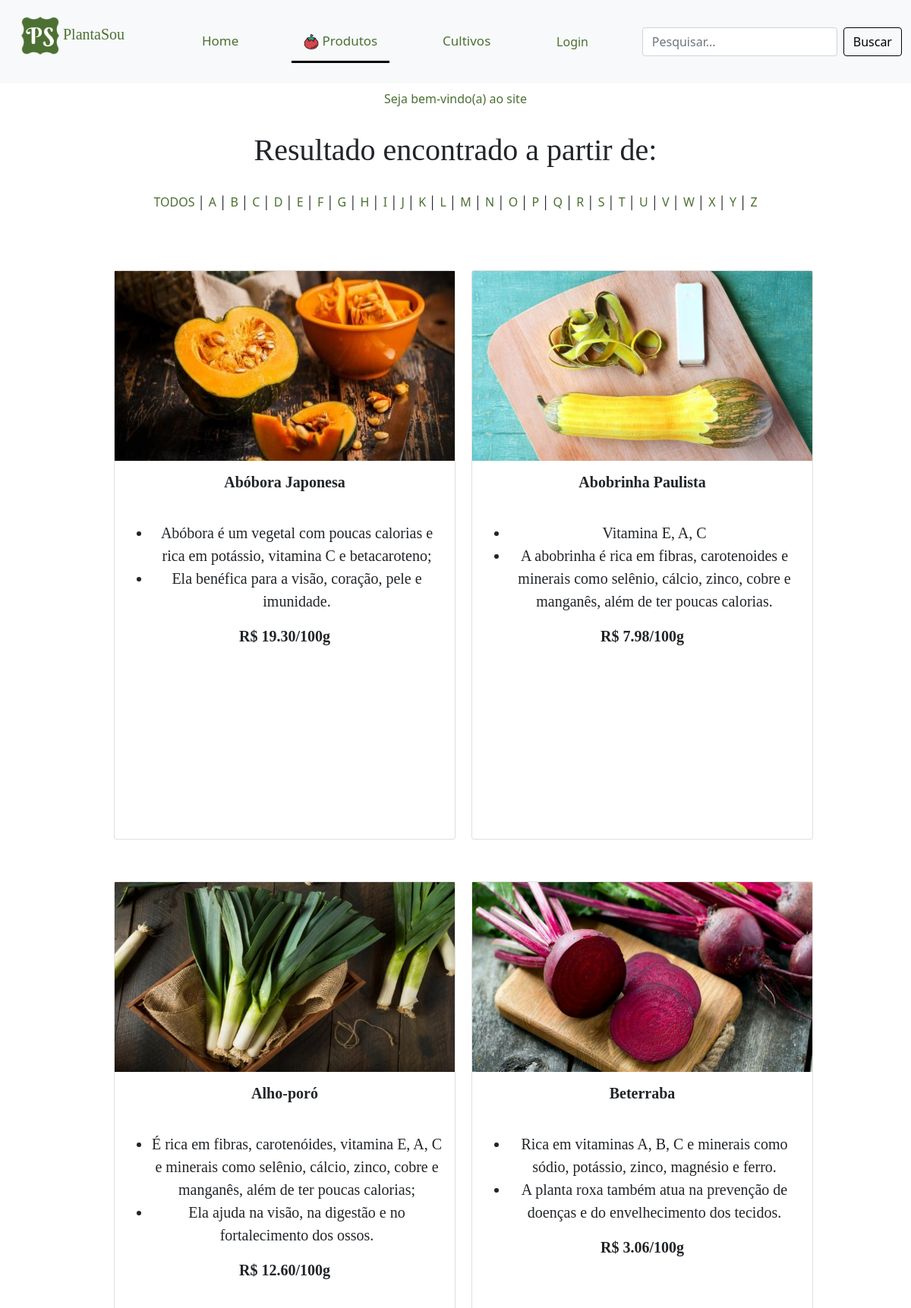
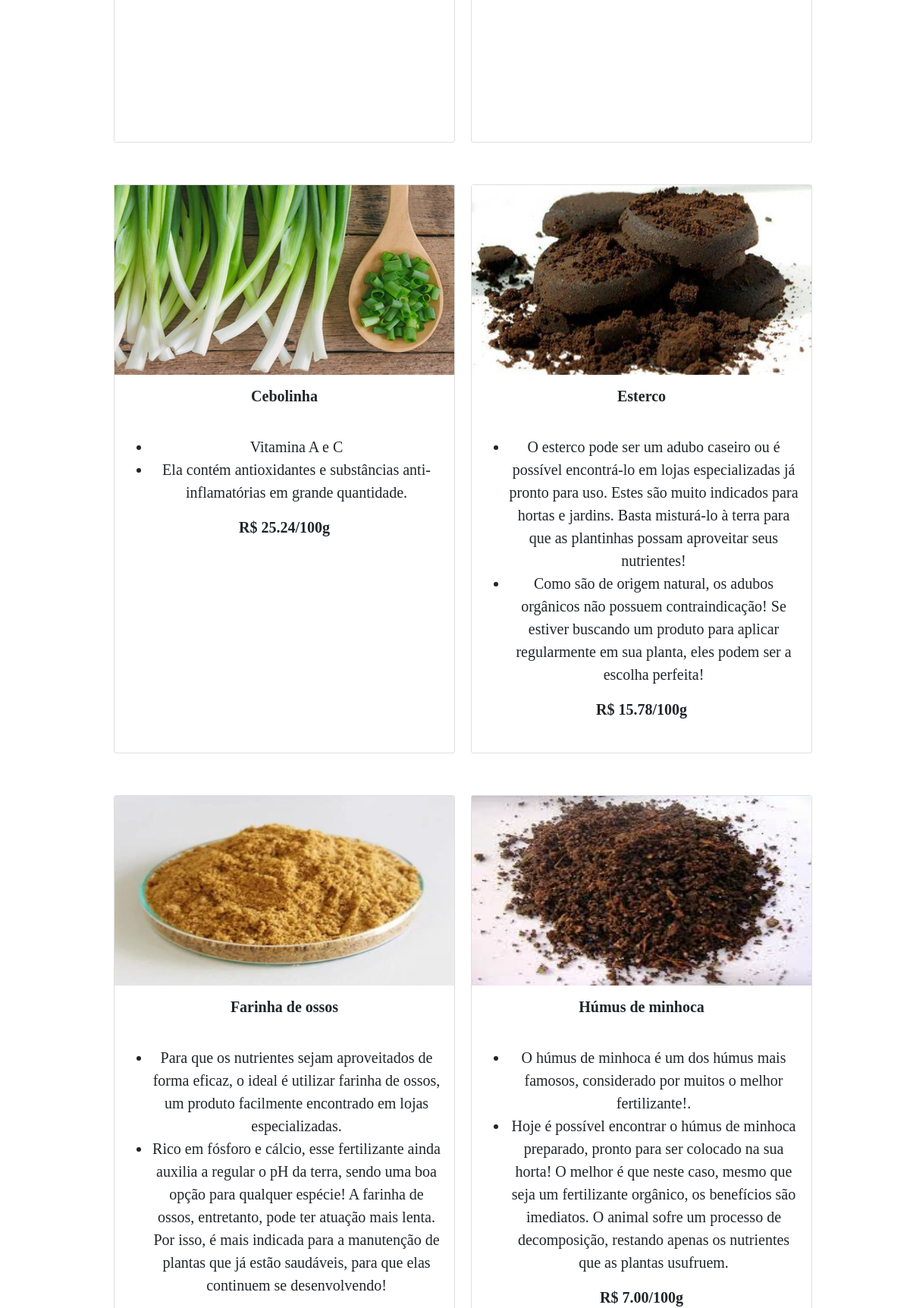
Page /php/ordem_p.php (upper part) on the committed database (2 pictures, top to bottom).
### tables this page shows
CREATE TABLE IF NOT EXISTS `produto` (
  `cod_produto` int(11) NOT NULL AUTO_INCREMENT,
  `nome` varchar(1000) DEFAULT NULL,
  `vitaminas` varchar(1000) DEFAULT NULL,
  `beneficios` varchar(1000) DEFAULT NULL,
  `preco` float DEFAULT NULL,
  `cod_cultivo` int(255) NOT NULL,
  `imagem` varchar(1000) DEFAULT NULL,
  PRIMARY KEY (`cod_produto`),
  KEY `cod_cultivo` (`cod_cultivo`)
);

### php/ordem_p.php (the view, shortened to what this page needs)
<!DOCTYPE html>
<html lang="pt-BR">
<head>
        <link rel="stylesheet" type="text/css" media="screen" href="../css/bootstrap.min.css" />
        <link rel="stylesheet" href="../css/estilo.css">
</head>
<body>
    <nav class="navbar navbar-light bg-light topnav">
        <div class="container-fluid">
            <a class="navbar-brand plantasou">
                <p class="plantasou">
                    <img src="../imgs/logo_new.png" class="align-self-center mr-3 rounded float-left" width="50" height="50" alt="..."></img>
                    PlantaSou
                </p>
            </a>
                        <?php
                            if(isset($_COOKIE["USER"])){
                                echo'
                                    <a class="nav-link nav-link-color" href="../php/home_user.php">Home</a>
                                ';
                            }else if(isset($_COOKIE["ADM"])){
                                echo'
                                    <a class="nav-link nav-link-color" href="../php/home_adm.php">Home</a>
                                ';
                            }else{
                                echo'
                                <a class="nav-link nav-link-color" href="../php/index.php">Home</a>
                                ';
                            }
                        ?>
                        <?php
                          if(isset($_COOKIE["ADM"])){
                            echo'
                            <div class="nav-link dropdown show">
                                <a class="nav-link dropdown-toggle active" href="#" id="navbarDropdownMenuLink" data-bs-toggle="dropdown" aria-bs-haspopup="true" aria-bs-expanded="false">
                                    <img src="../imgs/tomates.png" width="20" height="20"/> Produtos
                                </a>
                                <div class="dropdown-menu" aria-labelledby="navbarDropdownMenuLink">
                                    <a class="dropdown-item" href="../php/produtos.php">Produtos</a>
                                    <a class="dropdown-item" href="../php/cadastro_produto.php">Cadastro Produto</a>
                                </div>
                            </div>
                            ';
                          }else{
                            echo'
                                <a class="nav-link nav-link-color active" aria-current="page" href="../php/produtos.php"><img src="../imgs/tomates.png" width="20" height="20"/> Produtos</a>
                            ';
                          }
                        ?>
                        <?php
                            if(isset($_COOKIE["ADM"])){
                            echo'
                                <div class="nav-link dropdown show">
                                    <a class="nav-link dropdown-toggle" href="#" id="navbarDropdownMenuLink" data-bs-toggle="dropdown" aria-bs-haspopup="true" aria-bs-expanded="false">
                                        <img src="../imgs/crescer-planta.png" width="20" height="20"/> Cultivos
                                    </a>
                                    <div class="dropdown-menu" aria-labelledby="navbarDropdownMenuLink">
                                        <a class="dropdown-item" href="../php/cultivo.php">Cultivos</a>
                                        <a class="dropdown-item" href="../php/cadastro_cultivo.php">Cadastro Cultivos</a>
                                    </div>
                                </div>
                            ';
                            }else{
                            echo'
                                <a class="nav-link nav-link-color" aria-current="page" href="../php/cultivo.php">Cultivos</a>
                            ';
                            }
                        ?>
                        <?php
                            if(isset($_COOKIE["USER"])){
                                echo'
                                    <a class="nav-link nav-link-color" href="../php/historico.php?num=0">Histórico</a>
                                    <div class="nav-link dropdown show">
                                    <a class="nav-link dropdown-toggle" href="#" id="navbarDropdownMenuLink" data-bs-toggle="dropdown" aria-bs-haspopup="true" aria-bs-expanded="false">
                                        <img src="../imgs/engrenagem.png" width="20" height="20"/> Ações
                                    </a>
                                    <div class="dropdown-menu" aria-labelledby="navbarDropdownMenuLink">
                                        <a class="dropdown-item" href="../php/alterar_dados.php">Alterar dados</a>
                                        <a class="dropdown-item" href="./logout_user.php"><img src="../imgs/out.png" width="15" height="15"/> Sair</a>
                                    </div>
                                </div>
                                ';
                            }else if(isset($_COOKIE["ADM"])){
                                echo'
                                    <a class="nav-link nav-link-color" href="./logout_adm.php"><img src="../imgs/out.png" width="15" height="15"/> Sair</a>
                                ';
                            }else{
                                echo'
                                    <button type="button" class="btn nav-link nav-link-color" data-bs-toggle="modal" data-bs-target="#login">
                                        Login
                                    </button>
                                ';
                            }
                        ?>
                        <form action="../php/pesquisa_p.php" class="d-flex" method="POST">
                            <input class="form-control me-2" type="search" placeholder="Pesquisar..." aria-label="Search" name="pesquisa"/>
                            <button class="btn btn-outline-success nav-link-color borda" type="submit">Buscar</button>
                        </form>
            </div>
        </nav>
        <?php
            if(isset($_COOKIE["USER"]) || isset($_COOKIE["ADM"])){
                echo'
                        <a class="nav-link nav-link-color active_usuario">Seja bem-vindo(a) ';
                            if(isset($_COOKIE["USER"])){
                                include('../inc/conexao.php');
                                $sql="SELECT nome FROM usuario WHERE cod_usuario=$usuario";
                                $query=mysqli_query($con, $sql);
                                if(mysqli_num_rows($query)>0){
                                    while(($nome=mysqli_fetch_assoc($query))!=NULL){
                                        echo $nome['nome'];
                                    }
                                }
                            }
                            elseif(isset($_COOKIE["ADM"])){
                                echo "Administrador(a)";
                            }
                echo'
                        </a>';
            }
            else{
                echo'
                <center>
                    <a class="nav-link nav-link-color active_usuario ">Seja bem-vindo(a) ao site </a>
                </center>
                ';
            }
        ?>
    <br>
    <?php
        $ordem=$_GET["ordem"];
        echo'<h1 class="centro paginas">Resultado encontrado a partir de: '.$ordem.'</h1>';
        echo '
        <br>
        <center>';
            echo '<a class="nav-link-color" href="../php/produtos.php">TODOS</a> │ ';
            for ( $i = 'A'; $i != 'Z'; $i++ ){
                echo '<a class="nav-link-color" href="../php/ordem_p.php?ordem='.$i.'">'.$i.'</a> │ ';
            }
            echo '<a class="nav-link-color" href="../php/ordem_p.php?ordem=Z">Z</a>';
        echo '
        </center>
        <br><br><br>';
        include "../inc/conexao_pdo.php";
        $stmt=$conPDO->query("SELECT * FROM produto WHERE nome LIKE '$ordem%' ORDER BY nome asc");
        $stmt->execute();
        echo'
            <center>
                <table>
            ';
        $i=1;
        if($stmt->rowCount()!=NULL){
            while($resultado=$stmt->fetch(PDO::FETCH_OBJ)){
                if($i % 2 == 1){
                    echo'<tr>
                        <td>';
                }
                echo
                '
                <td></td>
                <td></td>
                <td>
                    <div class="card mb-5 tamanho2 text-center">
                        <div class="font">
                            <img src="../imgs/plantas/'.$resultado->imagem.'" width="448px" height="250px"/>
                            <div class="card-body">
                                <h5 class="card-title">
                                    <b class="letra">
                                        '.$resultado->nome.'<br><br>
                                    </b>
                                </h5>
                                <p class="card-text">
                                    <ul>
                                        <li>'.$resultado->vitaminas.'</li>
                                        <li>'.$resultado->beneficios.'</li>
                                    </ul>
                                </p>
                                <b class="font-money">R$ '.number_format($resultado->preco,2).'/100g
                            </div>
                        </div>
                    </div>';
                $i++;
            }
        }else{
            echo '
                <br><br><br>
                <h1 class="centro paginas">Nenhum produto foi encontrado</h1>
            ';
        }
        echo'
            </td>
        </tr>
        </table>
        </center>';
    ?>
</body>
</html>

### css/estilo.css (style rules this page uses)
body, html { height: 100%; }
td { border: 5px solid transparent; background-clip: padding-box; }
button { text-align: left; }
a { color: green; }
.nav-link-color { color: #4c7032 !important; font-size: 16px; }
.font { font-size: 20px; font-family: 'Book Antiqua'; }
.font-money { font-size: 20px; font-family: calibri; }
.plantasou { font-size: 20px; font-family: 'calibri'; color:#4c7032 !important; }
.borda { border-color: #000000; color: black !important; }
.centro { text-align: center; }
a:link { text-decoration: none; }
.active_usuario { background-color: #ffffff !important; color: #4c7032 !important; text-align: center; }
.topnav { background-color: #f1f1f1; }
.topnav a { float: left; display: block; color: black; text-align: center; padding: 14px 16px; text-decoration: none; font-size: 17px; border-bottom: 3px solid transparent; }
.topnav a.active { border-bottom: 3px solid rgb(0, 0, 0); }
a.plantasou { border-bottom: none !important; }
.letra { font-family:'Book Antiqua'; }
.paginas { font-family:'Book Antiqua'; }
.tamanho2 { width: 450px; height: 750px; }

### rows in the picture
produto: imagem (picture), nome "Abóbora Japonesa", vitaminas "Abóbora é um vegetal com poucas calorias e rica em potássio, vitamina C e betacaroteno;", beneficios "Ela benéfica para a visão, coração, pele e imunidade.", preco "19.30"
produto: imagem (picture), nome "Abobrinha Paulista", vitaminas "Vitamina E, A, C", beneficios "A abobrinha é rica em fibras, carotenoides e minerais como selênio, cálcio, zinco, cobre e manganês, além de ter poucas calorias.", preco "7.98"
produto: imagem (picture), nome "Alho-poró", vitaminas "É rica em fibras, carotenóides, vitamina E, A, C e minerais como selênio, cálcio, zinco, cobre e manganês, além de ter poucas calorias;", beneficios "Ela ajuda na visão, na digestão e no fortalecimento dos ossos.", preco "12.60"
produto: imagem (picture), nome "Beterraba", vitaminas "Rica em vitaminas A, B, C e minerais como sódio, potássio, zinco, magnésio e ferro.", beneficios "A planta roxa também atua na prevenção de doenças e do envelhecimento dos tecidos.", preco "3.06"
produto: imagem (picture), nome "Cebolinha", vitaminas "Vitamina A e C", beneficios "Ela contém antioxidantes e substâncias anti-inflamatórias em grande quantidade.", preco "25.24"
produto: imagem (picture), nome "Esterco", vitaminas "O esterco pode ser um adubo caseiro ou é possível encontrá-lo em lojas especializadas já pronto para uso. Estes são muito indicados para hortas e jardins. Basta misturá-lo à terra para que as plantinhas possam aproveitar seus nutrientes!", beneficios "Como são de origem natural, os adubos orgânicos não possuem contraindicação! Se estiver buscando um produto para aplicar regularmente em sua planta, eles podem ser a escolha perfeita!", preco "15.78"
produto: imagem (picture), nome "Farinha de ossos", vitaminas "Para que os nutrientes sejam aproveitados de forma eficaz, o ideal é utilizar farinha de ossos, um produto facilmente encontrado em lojas especializadas.", beneficios "Rico em fósforo e cálcio, esse fertilizante ainda auxilia a regular o pH da terra, sendo uma boa opção para qualquer espécie! A farinha de ossos, entretanto, pode ter atuação mais lenta. Por isso, é mais indicada para a manutenção de plantas que já estão saudáveis, para que elas continuem se desenvolvendo!"
produto: imagem (picture), nome "Húmus de minhoca", vitaminas "O húmus de minhoca é um dos húmus mais famosos, considerado por muitos o melhor fertilizante!.", beneficios "Hoje é possível encontrar o húmus de minhoca preparado, pronto para ser colocado na sua horta! O melhor é que neste caso, mesmo que seja um fertilizante orgânico, os benefícios são imediatos. O animal sofre um processo de decomposição, restando apenas os nutrientes que as plantas usufruem.", preco "7.00"
